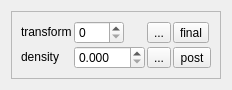
<?xml version="1.0" encoding="UTF-8"?>
<ui version="4.0">
 <class>SelectTriangleWidget</class>
 <widget class="QWidget" name="SelectTriangleWidget">
  <property name="geometry">
   <rect>
    <x>0</x>
    <y>0</y>
    <width>207</width>
    <height>78</height>
   </rect>
  </property>
  <property name="windowTitle">
   <string>Triangles</string>
  </property>
  <layout class="QGridLayout" name="gridLayout_2">
   <item row="0" column="0">
    <widget class="QFrame" name="frame">
     <property name="sizePolicy">
      <sizepolicy hsizetype="Maximum" vsizetype="Preferred">
       <horstretch>0</horstretch>
       <verstretch>0</verstretch>
      </sizepolicy>
     </property>
     <property name="frameShape">
      <enum>QFrame::StyledPanel</enum>
     </property>
     <property name="frameShadow">
      <enum>QFrame::Sunken</enum>
     </property>
     <layout class="QGridLayout" name="gridLayout" columnstretch="0,1,0,0,0">
      <property name="spacing">
       <number>2</number>
      </property>
      <item row="0" column="0">
       <widget class="QLabel" name="label_7">
        <property name="sizePolicy">
         <sizepolicy hsizetype="Maximum" vsizetype="Maximum">
          <horstretch>0</horstretch>
          <verstretch>0</verstretch>
         </sizepolicy>
        </property>
        <property name="layoutDirection">
         <enum>Qt::RightToLeft</enum>
        </property>
        <property name="text">
         <string>transform</string>
        </property>
       </widget>
      </item>
      <item row="0" column="1">
       <widget class="QSpinBox" name="m_selectedTriangleEditor">
        <property name="maximumSize">
         <size>
          <width>50</width>
          <height>16777215</height>
         </size>
        </property>
       </widget>
      </item>
      <item row="0" column="2">
       <widget class="QToolButton" name="m_addTriangleButton">
        <property name="sizePolicy">
         <sizepolicy hsizetype="Maximum" vsizetype="Maximum">
          <horstretch>0</horstretch>
          <verstretch>0</verstretch>
         </sizepolicy>
        </property>
        <property name="toolTip">
         <string>add a triangle</string>
        </property>
        <property name="text">
         <string>...</string>
        </property>
        <property name="icon">
         <iconset resource="../qosmic.qrc">
          <normaloff>:/icons/silk/shape_triangle_add.xpm</normaloff>:/icons/silk/shape_triangle_add.xpm</iconset>
        </property>
        <property name="arrowType">
         <enum>Qt::NoArrow</enum>
        </property>
       </widget>
      </item>
      <item row="1" column="0">
       <widget class="QLabel" name="label_11">
        <property name="sizePolicy">
         <sizepolicy hsizetype="Maximum" vsizetype="Maximum">
          <horstretch>0</horstretch>
          <verstretch>0</verstretch>
         </sizepolicy>
        </property>
        <property name="toolTip">
         <string>probability that this function is chosen</string>
        </property>
        <property name="layoutDirection">
         <enum>Qt::LeftToRight</enum>
        </property>
        <property name="text">
         <string>density</string>
        </property>
        <property name="alignment">
         <set>Qt::AlignRight|Qt::AlignTrailing|Qt::AlignVCenter</set>
        </property>
       </widget>
      </item>
      <item row="1" column="1">
       <widget class="DoubleValueEditor" name="m_densLineEdit">
        <property name="sizePolicy">
         <sizepolicy hsizetype="MinimumExpanding" vsizetype="Fixed">
          <horstretch>0</horstretch>
          <verstretch>0</verstretch>
         </sizepolicy>
        </property>
        <property name="decimals">
         <number>3</number>
        </property>
        <property name="minimum">
         <double>0.000000000000000</double>
        </property>
        <property name="maximum">
         <double>999.000000000000000</double>
        </property>
        <property name="singleStep">
         <double>0.010000000000000</double>
        </property>
       </widget>
      </item>
      <item row="1" column="2">
       <widget class="QToolButton" name="m_delTriangleButton">
        <property name="sizePolicy">
         <sizepolicy hsizetype="Maximum" vsizetype="Maximum">
          <horstretch>0</horstretch>
          <verstretch>0</verstretch>
         </sizepolicy>
        </property>
        <property name="toolTip">
         <string>remove the selected triangle</string>
        </property>
        <property name="text">
         <string>...</string>
        </property>
        <property name="icon">
         <iconset resource="../qosmic.qrc">
          <normaloff>:/icons/silk/shape_triangle_delete.xpm</normaloff>:/icons/silk/shape_triangle_delete.xpm</iconset>
        </property>
       </widget>
      </item>
      <item row="0" column="3">
       <widget class="QToolButton" name="m_finalButton">
        <property name="sizePolicy">
         <sizepolicy hsizetype="Maximum" vsizetype="Maximum">
          <horstretch>0</horstretch>
          <verstretch>0</verstretch>
         </sizepolicy>
        </property>
        <property name="toolTip">
         <string>enable the final transform</string>
        </property>
        <property name="text">
         <string>final</string>
        </property>
        <property name="icon">
         <iconset resource="../qosmic.qrc">
          <normaloff>:/icons/silk/shape_final_triangle.xpm</normaloff>:/icons/silk/shape_final_triangle.xpm</iconset>
        </property>
        <property name="checkable">
         <bool>true</bool>
        </property>
       </widget>
      </item>
      <item row="1" column="3">
       <widget class="QToolButton" name="m_animateButton">
        <property name="sizePolicy">
         <sizepolicy hsizetype="Maximum" vsizetype="Maximum">
          <horstretch>0</horstretch>
          <verstretch>0</verstretch>
         </sizepolicy>
        </property>
        <property name="toolTip">
         <string>animate this transform in the electricsheep loop</string>
        </property>
        <property name="text">
         <string>post</string>
        </property>
        <property name="icon">
         <iconset resource="../qosmic.qrc">
          <normaloff>:/icons/silk/film.xpm</normaloff>:/icons/silk/film.xpm</iconset>
        </property>
        <property name="checkable">
         <bool>true</bool>
        </property>
       </widget>
      </item>
     </layout>
    </widget>
   </item>
   <item row="1" column="0">
    <spacer name="verticalSpacer">
     <property name="orientation">
      <enum>Qt::Vertical</enum>
     </property>
     <property name="sizeHint" stdset="0">
      <size>
       <width>0</width>
       <height>0</height>
      </size>
     </property>
    </spacer>
   </item>
  </layout>
 </widget>
 <customwidgets>
  <customwidget>
   <class>DoubleValueEditor</class>
   <extends>QDoubleSpinBox</extends>
   <header>doublevalueeditor.h</header>
  </customwidget>
 </customwidgets>
 <resources>
  <include location="../qosmic.qrc"/>
 </resources>
 <connections/>
</ui>
